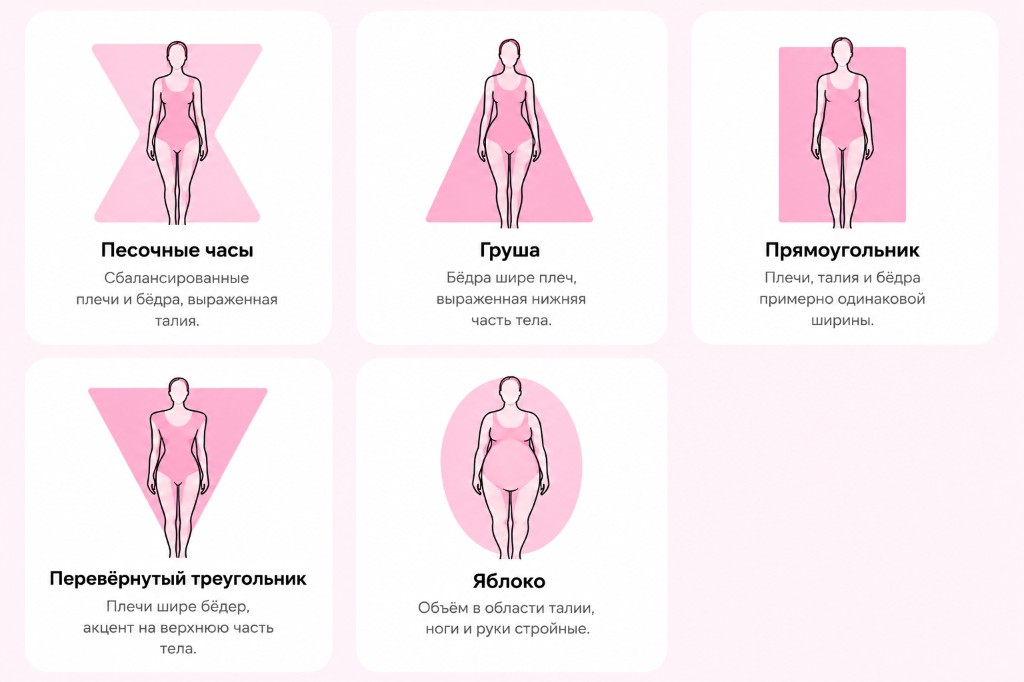
#> input picture assets/body_types/_source_grid.png, 1024 x 682 px
$ python export_body_type_assets.py
#> lines starting #> are read from the running program, lines starting #| are printed output that depends on the picture
"""Export body-type PNGs from the 5-card grid reference (_source_grid.png)."""
from __future__ import annotations

from pathlib import Path

from PIL import Image

ROOT = Path(__file__).resolve().parent.parent
SRC = ROOT / "assets" / "body_types" / "_source_grid.png"
OUT = ROOT / "assets" / "body_types"

CANVAS = (320, 340)
BG_RGBA = (255, 245, 249, 255)
TARGET_BOX = (272, 220)  # max figure slot inside canvas
FOOT_BASELINE_Y = 302
SIDE_PAD = 24

CARD_BOXES: dict[str, tuple[int, int, int, int]] = {
    "hourglass": (28, 40, 324, 328),
    "pear": (352, 40, 648, 328),
    "rectangle": (676, 40, 996, 328),
    "inverted_triangle": (72, 358, 428, 642),
    "apple": (468, 358, 824, 642),
}

ILLUSTRATION_HEIGHT_RATIO = 0.62


def _is_figure_pixel(r: int, g: int, b: int, a: int) -> bool:
    """Silhouette outline + body fill only — skip card bg and decorative shapes."""
    if a < 20:
        return False
    if r > 250 and g > 238 and b > 244:
        return False
    if r > 95 and r < 235 and abs(r - g) < 18 and abs(g - b) < 18:
        return False
    if r < 40 and g < 40 and b < 40:
        return True
    if r > 130 and g > 55 and b > 75 and r > g + 8 and r < 230:
        return True
    return False


def _trim_figure(img: Image.Image, pad: int = 6) -> Image.Image:
    px = img.load()
    w, h = img.size
    minx, miny, maxx, maxy = w, h, 0, 0
    for y in range(h):
        for x in range(w):
            if _is_figure_pixel(*px[x, y]):
                minx, miny = min(minx, x), min(miny, y)
                maxx, maxy = max(maxx, x), max(maxy, y)
    if maxx <= minx:
        return img
    return img.crop(
        (
            max(0, minx - pad),
            max(0, miny - pad),
            min(w, maxx + pad),
            min(h, maxy + pad),
        )
    )


def _illustration_zone(card: Image.Image) -> Image.Image:
    cw, ch = card.size
    top = int(ch * ILLUSTRATION_HEIGHT_RATIO)
    return _trim_figure(card.crop((0, 0, cw, top)))


def _normalize_canvas(tight: Image.Image) -> Image.Image:
    max_w, max_h = TARGET_BOX
    scale = min(max_w / tight.width, max_h / tight.height)
    nw = max(1, int(tight.width * scale))
    nh = max(1, int(tight.height * scale))
    scaled = tight.resize((nw, nh), Image.Resampling.LANCZOS)

    # Horizontal center by figure mass, not image bounds.
    px = scaled.load()
    sum_x = 0.0
    count = 0
    for y in range(nh):
        for x in range(nw):
            if _is_figure_pixel(*px[x, y]):
                sum_x += x
                count += 1
    centroid_x = (sum_x / count) if count else nw / 2

    canvas = Image.new("RGBA", CANVAS, BG_RGBA)
    x = int(CANVAS[0] / 2 - centroid_x)
    x = max(SIDE_PAD // 2, min(x, CANVAS[0] - nw - SIDE_PAD // 2))
    y = FOOT_BASELINE_Y - nh
    canvas.paste(scaled, (x, y), scaled)
    return canvas


def export_all() -> None:
    im = Image.open(SRC).convert("RGBA")
    for name, box in CARD_BOXES.items():
        card = im.crop(box)
        ill = _illustration_zone(card)
        out = _normalize_canvas(ill)
        out.save(OUT / f"{name}.png")
        print(f"exported {name}.png figure={ill.size[0]}x{ill.size[1]}")
#> this loop made 5 passes
#> pass 1, in export_all, `card = im.crop(box)`:
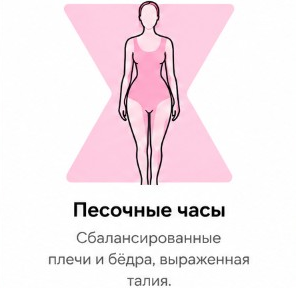
#> card: PIL image 296x288 RGBA; mean R, G, B, A 245.3, 233.3, 238.3, 255
#> pass 1, in export_all, `ill = _illustration_zone(card)`:
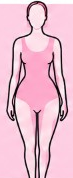
#> ill: PIL image 73x178 RGBA; mean R, G, B, A 231.1, 187, 204.9, 255
#> pass 1, in _normalize_canvas, `scaled = tight.resize((nw, nh), Image.Resampling.LANCZOS)`:
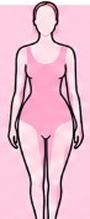
#> scaled: PIL image 90x219 RGBA; mean R, G, B, A 230.8, 187.1, 204.9, 255
#> pass 1, in _normalize_canvas, `canvas = Image.new("RGBA", CANVAS, BG_RGBA)`:
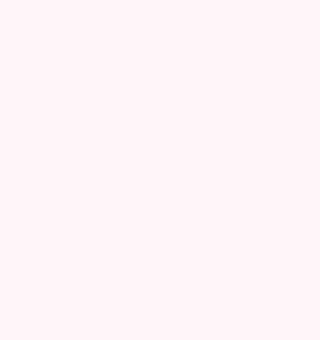
#> canvas: PIL image 320x340 RGBA; mean R, G, B, A 255, 245, 249, 255
#> after the loop:
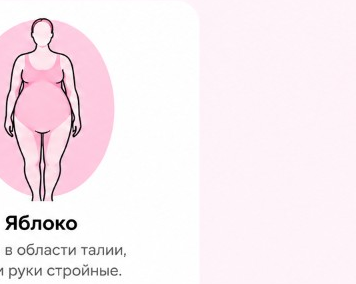
#> card: PIL image 356x284 RGBA; mean R, G, B, A 248.6, 236.2, 241.9, 255
#> after the loop:
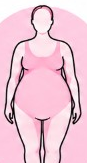
#> ill: PIL image 87x163 RGBA; mean R, G, B, A 235.6, 195.8, 211.5, 255
#> after the loop:
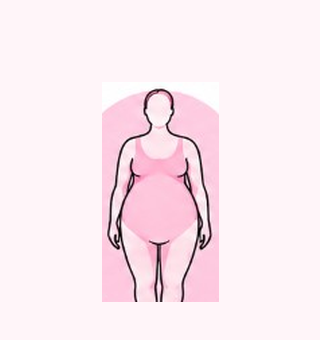
#> out: PIL image 320x340 RGBA; mean R, G, B, A 250.4, 233.4, 240.1, 255


def main() -> None:
    OUT.mkdir(parents=True, exist_ok=True)
    if not SRC.exists():
        raise SystemExit(f"Missing reference grid: {SRC}")
    export_all()


if __name__ == "__main__":
    main()

$ run again, with assets/body_types/_raw_tile.png copied over assets/body_types/_source_grid.png
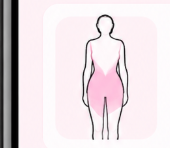
#> input picture assets/body_types/_raw_tile.png, 170 x 148 px
#> in export_all, im is the input picture: PIL image 170x148 RGBA; mean R, G, B, A 228.7, 218.4, 222.4, 255
#> the loop in export_all, `for name, box in CARD_BOXES.items():` made 5 passes
#> pass 1, in export_all, `card = im.crop(box)`:
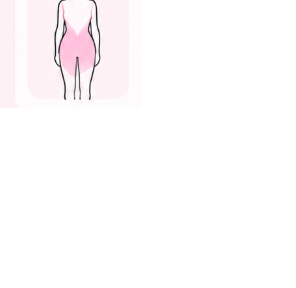
#> card: PIL image 296x288 RGBA; mean R, G, B, A 44.4, 42, 43, 45.9; transparent parts drawn white
#> pass 1, in _normalize_canvas, `scaled = tight.resize((nw, nh), Image.Resampling.LANCZOS)`:
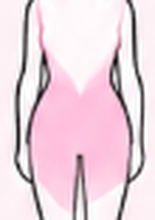
#> scaled: PIL image 155x220 RGBA; mean R, G, B, A 233, 210.4, 220.3, 255

$ run again, with assets/body_types/apple.png copied over assets/body_types/_source_grid.png
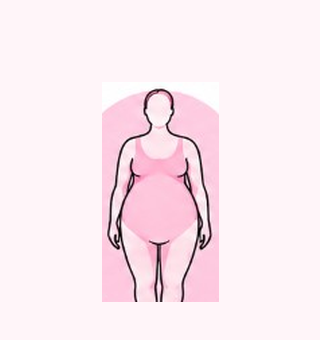
#> input picture assets/body_types/apple.png, 320 x 340 px
#> in export_all, im is the input picture: PIL image 320x340 RGBA; mean R, G, B, A 250.4, 233.4, 240.1, 255
#> the loop in export_all, `for name, box in CARD_BOXES.items():` made 5 passes
#> pass 1, in export_all, `card = im.crop(box)`:
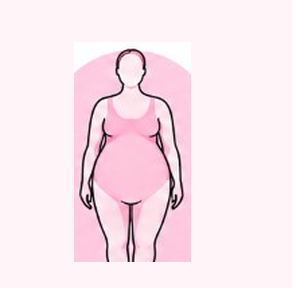
#> card: PIL image 296x288 RGBA; mean R, G, B, A 245.6, 226.8, 234.3, 251.6; transparent parts drawn white
#> pass 1, in _normalize_canvas, `scaled = tight.resize((nw, nh), Image.Resampling.LANCZOS)`:
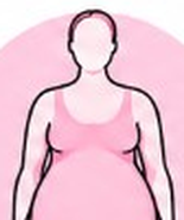
#> scaled: PIL image 184x220 RGBA; mean R, G, B, A 237.2, 198.1, 213.7, 255

$ run again, with assets/body_types/hourglass.png copied over assets/body_types/_source_grid.png
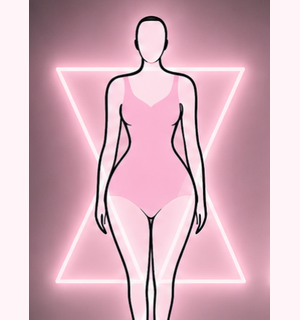
#> input picture assets/body_types/hourglass.png, 300 x 320 px
#> in export_all, im is the input picture: PIL image 300x320 RGBA; mean R, G, B, A 214.5, 176.5, 189.1, 255
#> the loop in export_all, `for name, box in CARD_BOXES.items():` made 5 passes
#> pass 1, in _normalize_canvas, `scaled = tight.resize((nw, nh), Image.Resampling.LANCZOS)`:
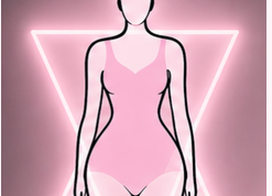
#> scaled: PIL image 272x196 RGBA; mean R, G, B, A 211.1, 165.1, 180.7, 255
